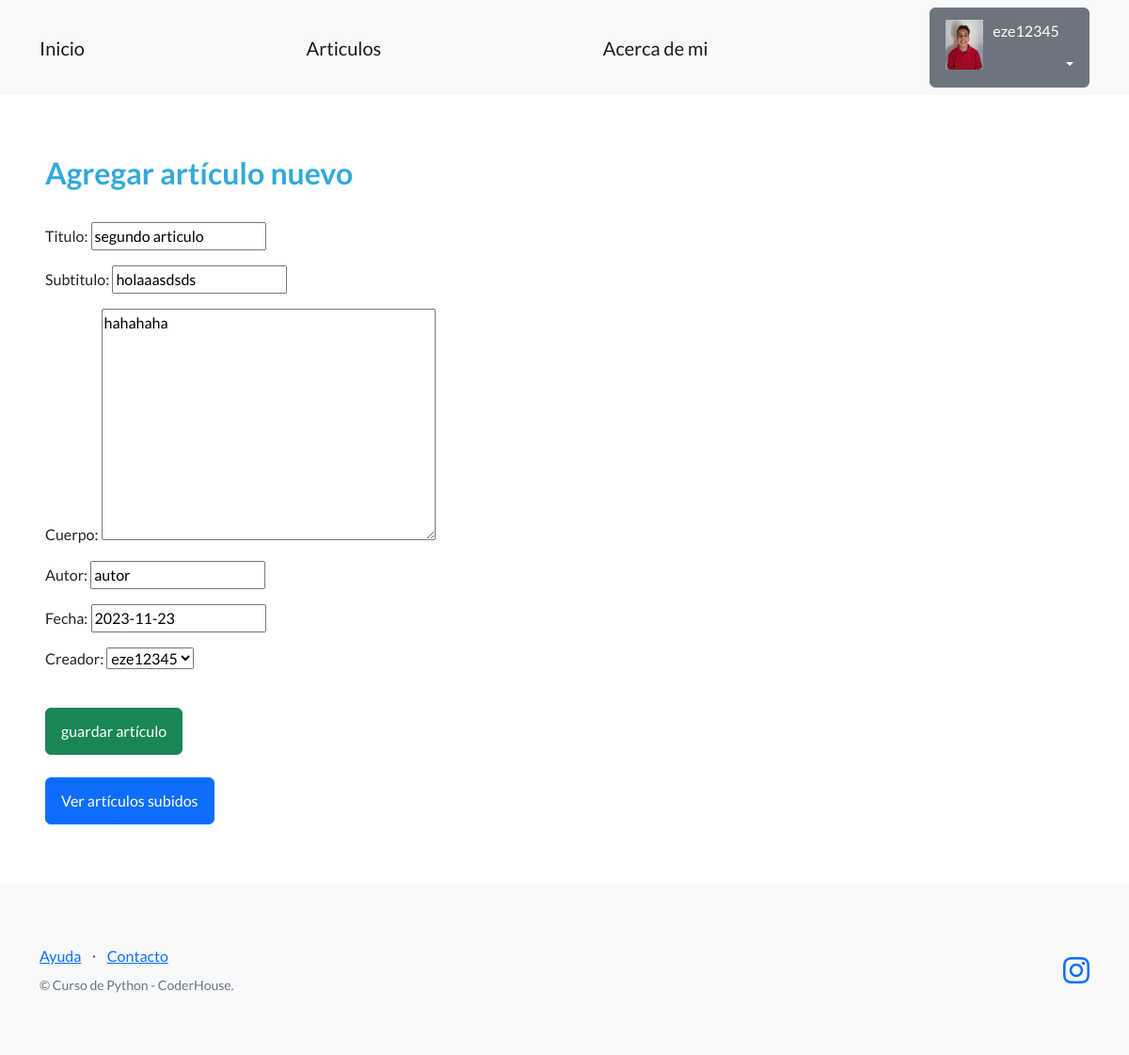
/pages/editar-articulo/6/ (signed in), run on the app's committed database.
### perfiles/models.py (models this page shows, shortened)
class Avatar(models.Model):
   user = models.OneToOneField(User, on_delete=models.CASCADE, null=True)
   imagen = models.ImageField(upload_to='avatares', null=True, blank=True)

### app_blog/models.py (models this page shows)
class Articulo(models.Model):
    titulo = models.CharField(max_length = 200)
    subtitulo = models.CharField(max_length = 300, null=True, blank=True)
    cuerpo = models.TextField(null=False)
    autor = models.CharField(max_length = 100)
    fecha =  models.DateField(null=True, blank=True)
    creador = models.ForeignKey(User, on_delete=models.SET_NULL, null=True)

### app_blog/views.py (the view)
# urls.py: path("editar-articulo/<int:id>/", editar_articulo, name="editar_articulo"),
@login_required
def editar_articulo(request, id):
    articulo_editado = Articulo.objects.get(id=id)
    if request.method == "POST":
        formulario = ArticuloFormulario(request.POST, instance=articulo_editado)
        if formulario.is_valid():
            formulario.save()
            url_exitosa = reverse('listar_articulos')
            return redirect(url_exitosa)
    else:  # GET
        formulario = ArticuloFormulario(instance=articulo_editado)
    return render(
        request=request,
        template_name='app_blog/formulario_articulo.html',
        context={'formulario': formulario},
    )

### app_blog/forms.py
class ArticuloFormulario(forms.ModelForm):
    class Meta:
        model = Articulo
        fields = '__all__'

### app_blog/templates/app_blog/formulario_articulo.html (shortened to what this page needs)
{% extends "base.html" %}
{% block contenido %}
  <h2 style="color:rgb(51, 170, 218);">Agregar artículo nuevo</h2>
  <br>
  <form method="post">
    {{ formulario.as_p }}
    <br>
    <input class="btn btn-success" type="submit" value="guardar artículo" />
  </form>
  <br>
  <a class="btn btn-primary" href="{% url 'listar_articulos' %}">Ver artículos subidos</a>
{% endblock contenido %}

### templates_base/base.html (shortened to what this page needs)
{% load static %}
<!DOCTYPE html>
<html lang="en">
    <head>
        <link href="https://cdn.jsdelivr.net/npm/bootstrap-icons@1.5.0/font/bootstrap-icons.css" rel="stylesheet" type="text/css" />
        <link href="{% static 'css/styles.css' %}" rel="stylesheet" />
    </head>
    <body>
        <nav class="navbar navbar-light bg-light static-top">
            <div class="container">
                <a class="navbar-brand" href="{% url 'inicio' %}">Inicio</a>
                <a class="navbar-brand" href="{% url 'listar_articulos' %}">Articulos</a>
                <a class="navbar-brand" href="{% url 'Acerca_de_mi' %}">Acerca de mi</a>
                {% if user.is_authenticated %}
                <div class="dropdown">
                    <button class="btn btn-secondary dropdown-toggle" type="button" id="dropdownMenuButton1" data-bs-toggle="dropdown" aria-expanded="false">
                        <div style="display: inline-flex;">
                            <img src="{{user.avatar.imagen.url}}" style="max-width:40px;margin-right: 10px;">
                            <span>{{ user.username }}</span>
                        </div>
                    </button>
                </div>
                {% else %}
                <a class="btn btn-primary" href="{% url 'login' %}">Inicio sesión</a>
                <a class="btn btn-success" href="{% url 'registro' %}">Registro</a>
                {% endif %}
            </div>
        </nav>
        <section style="padding:4rem 3rem;">
            {% block contenido %}
            {% endblock contenido %}
        </section>
        <footer class="footer bg-light">
            <div class="container">
                <div class="row">
                    <div class="col-lg-6 h-100 text-center text-lg-start my-auto">
                        <ul class="list-inline mb-2">
                            <li class="list-inline-item"><a href="#!">Ayuda</a></li>
                            <li class="list-inline-item">⋅</li>
                            <li class="list-inline-item"><a href="#!">Contacto</a></li>
                        </ul>
                        <p class="text-muted small mb-4 mb-lg-0">&copy; Curso de Python - CoderHouse.</p>
                    </div>
                    <div class="col-lg-6 h-100 text-center text-lg-end my-auto">
                        <ul class="list-inline mb-0">
                            <li class="list-inline-item">
                                <a href="https://www.instagram.com/txmi.ezequiel/"><i class="bi-instagram fs-3"></i></a>
                            </li>
                        </ul>
                    </div>
                </div>
            </div>
        </footer>
    </body>
</html>

### data on the page
Articulo: titulo "segundo articulo", subtitulo "holaaasdsds", cuerpo "hahahaha", autor "autor", fecha "2023-11-23", creador "eze12345"

### other printed values
{{ user.username }} "eze12345"
